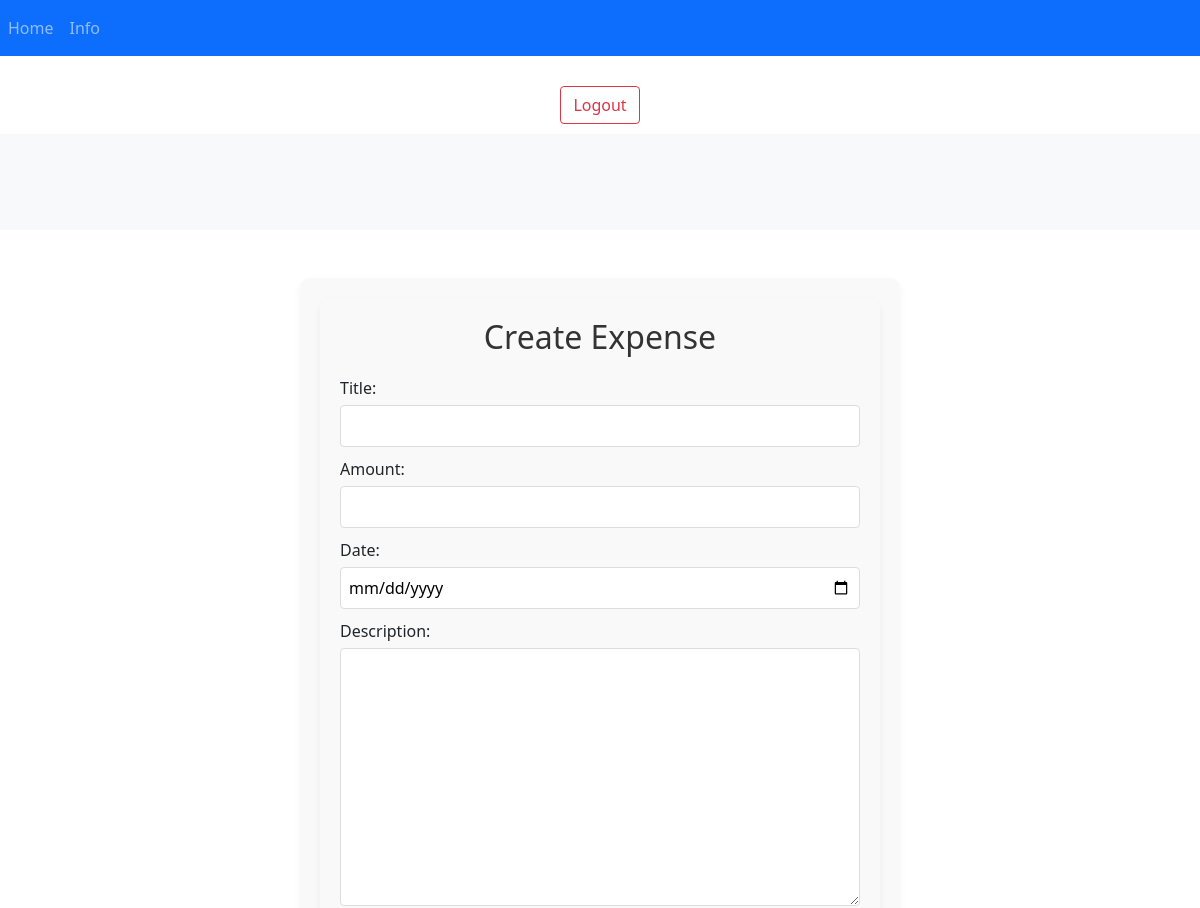
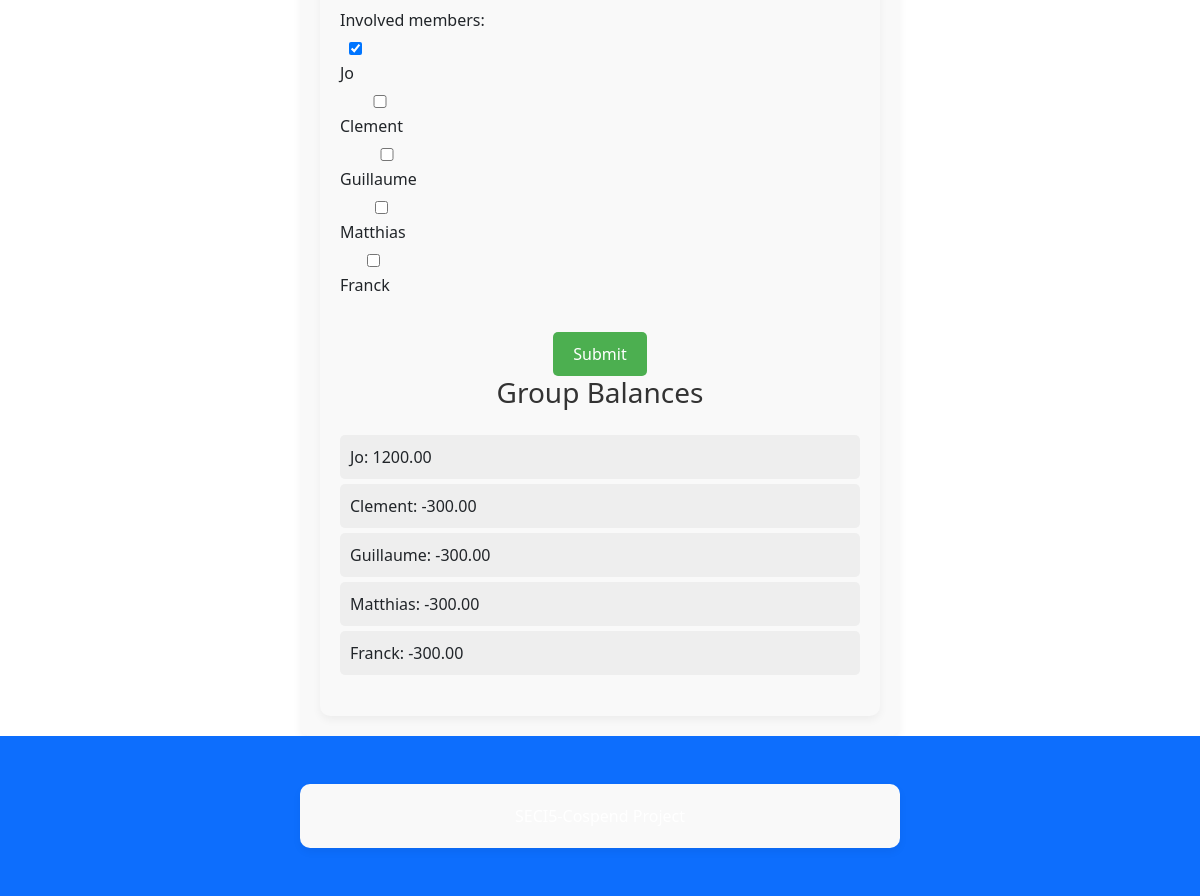
Screenshot of /cospend/create_expense/2/ (signed in) with the database file from the repository (2 pictures, top to bottom).
### expense_manager/models.py (models this page shows)
class Balance(models.Model):
    user = models.ForeignKey(User, on_delete=models.CASCADE)
    group = models.ForeignKey(Group, on_delete=models.CASCADE)
    amount = models.DecimalField(max_digits=10, decimal_places=2)

### expense_manager/views.py (the view)
# urls.py: path('create_expense/<int:group_id>/', views.create_expense, name='create_expense'),
@login_required
def create_expense(request, group_id):
    group = get_object_or_404(Group, id=group_id)
    if request.user not in group.members.all():
        return HttpResponseForbidden()
    balances = Balance.objects.filter(group=group)
    if request.method == "POST":
        form = ExpenseForm(request.POST, user=request.user, group=group)
        if form.is_valid():
            expense = form.save(commit=False)
            expense.paid_by = request.user
            expense.group = group
            expense.save()
            form.save_m2m()  # Save the many-to-many data
            involved_members = expense.involved_members.all()
            if involved_members.exists():  # Check if there are involved members
                total_amount = expense.amount
                share_amount = total_amount / len(involved_members)
                for member in involved_members:
                    balance, _ = Balance.objects.get_or_create(user=member, group=group)
                    if member == request.user:
                        balance.amount += total_amount - share_amount
                    else:
                        balance.amount -= share_amount
                    balance.save()
            return redirect("manage_expense")
    else:
        form = ExpenseForm(user=request.user, group=group)
    return render(
        request,
        "expense_manager/create_expense.html",
        {"form": form, "balances": balances},
    )

### expense_manager/forms.py (shortened to what this page needs)
class ExpenseForm(forms.ModelForm):
    class Meta:
        model = Expense
        fields = ['title', 'amount', 'date', 'description', 'involved_members']
        widgets = {
            'date': forms.DateInput(attrs={'type': 'date'}),
            'involved_members': forms.CheckboxSelectMultiple
        }
    def __init__(self, *args, **kwargs):
        user = kwargs.pop("user", None)
        group = kwargs.pop("group", None)
        super(ExpenseForm, self).__init__(*args, **kwargs)
        if group:
            self.fields['involved_members'].queryset = group.members.all()
            self.fields['involved_members'].required = False
            if user and user in group.members.all():
                self.fields['involved_members'].initial = [user.id]

### expense_manager/templates/expense_manager/create_expense.html (shortened to what this page needs)
{% extends '_base.html' %}
{% block content %}
<div class="container">
    <h2>Create Expense</h2>
    <form method="post">
        <div class="form-group">
            {{ form.title.label_tag }} {{ form.title }}
        </div>
        <div class="form-group">
            {{ form.amount.label_tag }} {{ form.amount }}
        </div>
        <div class="form-group">
            {{ form.date.label_tag }} {{ form.date }}
        </div>
        <div class="form-group">
            {{ form.description.label_tag }} {{ form.description }}
        </div>
        <div class="form-group">
            {{ form.involved_members.label_tag }}
            {{ form.involved_members }}
        </div>
        <button type="submit">Submit</button>
    </form>
    <h3>Group Balances</h3>
    <ul>
        {% for balance in balances %}
            <li>{{ balance.user.username }}: {{ balance.amount }}</li>
        {% endfor %}
    </ul>
</div>
{% endblock %}

### expense_manager/static/expense_manager/style.css (style rules this page uses)
body, html { height: 100%; }
body { display: flex; flex-direction: column; }

### expense_manager/templates/expense_manager/create_expense.html (style rules this page uses)
.container { max-width: 600px; margin: auto; padding: 20px; border-radius: 10px; background-color: #f9f9f9; box-shadow: 0 4px 8px rgba(0,0,0,0.05); display: flex; flex-direction: column; align-items: center; }
h2, h3 { color: #333; text-align: center; margin-bottom: 20px; }
form { width: 100%; display: flex; flex-direction: column; gap: 10px; }
.form-group { display: flex; flex-direction: column; align-items: flex-start; width: 100%; }
label { margin-bottom: 5px; }
input, textarea, select { width: 100%; padding: 8px; border: 1px solid #ddd; border-radius: 4px; }
button { padding: 10px 20px; border: none; border-radius: 5px; background-color: #4CAF50; color: white; font-size: 16px; cursor: pointer; align-self: center; margin-top: 20px; }
ul { list-style-type: none; padding: 0; width: 100%; text-align: left; }
li { background-color: #eee; margin: 5px 0; padding: 10px; border-radius: 5px; }

### rows the page displays
Balance: user.username "Jo", amount "1200.00"
Balance: user.username "Clement", amount "-300.00"
Balance: user.username "Guillaume", amount "-300.00"
Balance: user.username "Matthias", amount "-300.00"
Balance: user.username "Franck", amount "-300.00"
